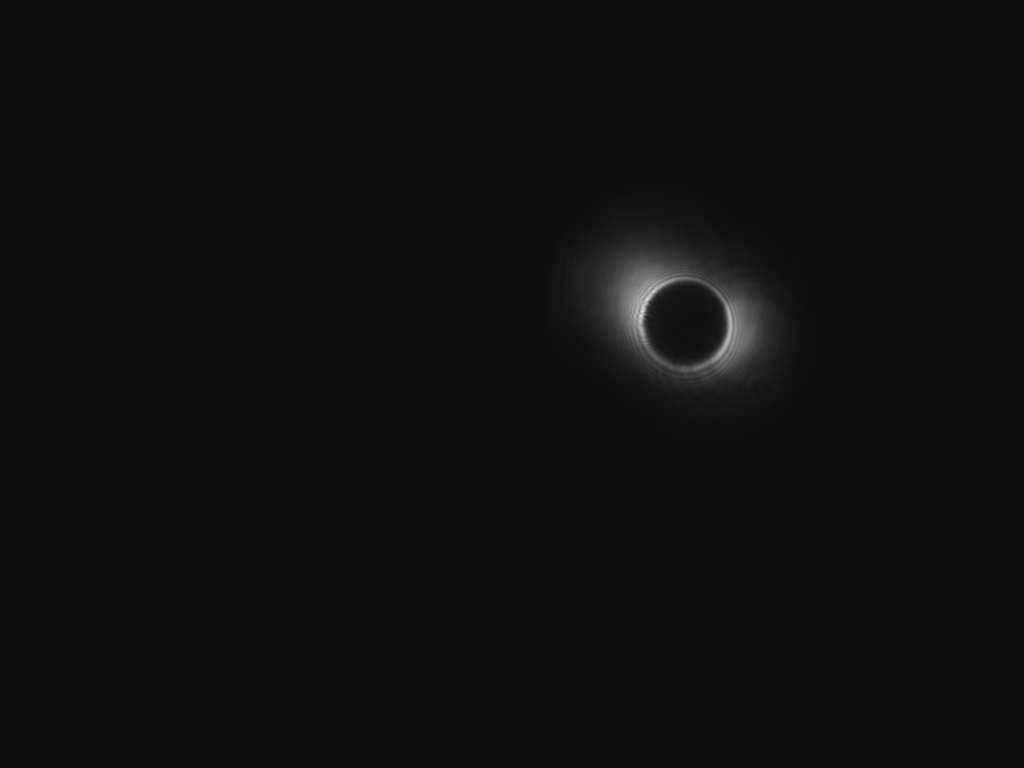
#> input picture Data/Applications_atto/Task11_holey_mirror.png, 2048 x 1536 px, found by its file name (shown at 1/2 size); the run also reads 1 picture not shown here
$ python 'attosecond report.py'
#> lines starting #> are read from the running program, lines starting #| are printed output that depends on the picture
# -*- coding: utf-8 -*-
"""
Created on Fri Dec 15 18:19:22 2023

@author: Owner
"""

from PIL import Image
import numpy as np
import matplotlib.pyplot as plt
from scipy.optimize import curve_fit
from matplotlib.gridspec import GridSpec
import pandas as pd
from mpl_toolkits.axes_grid1 import make_axes_locatable

plt.close('all')

image_path = 'Data\Applications_atto/Task11_holey_mirror.png'
img = Image.open(image_path)
#> img is the input picture: PIL image 2048x1536 L; min 14, max 229, mean 16.3
img.load()
data = np.asarray(img, dtype="int32")

sum_x=np.sum(data, axis=0)
#> sum_x = 2048 values, max 49602 at index 1283, min 22679 at index 41, mean 25042.7
sum_y=np.sum(data, axis=1)
#> sum_y = 1536 values, max 53544 at index 559, min 30090 at index 1515, mean 33390.3

norm_x=sum_x/max(sum_x)
#> norm_x = 2048 values, max 1 at index 1283, min 0.457 at index 41, mean 0.505
norm_y=sum_y/max(sum_y)
#> norm_y = 1536 values, max 1 at index 559, min 0.562 at index 1515, mean 0.624

len_x=np.arange(len(sum_x))
#> len_x = 2048 values from 0 to 2047
len_y=np.arange(len(sum_y))
#> len_y = 1536 values from 0 to 1535

# handing outliers: 1244 1488

def outliers(array):
    mod_array=array.copy()
#> mod_array has the same summary as norm_x outside outliers
    mod_array[1244:1488]=np.nan
    return mod_array

def outliers2(array):
    mod_array=array.copy()
#> mod_array has the same summary as norm_y outside outliers2
    mod_array[531:737]=np.nan
    return mod_array

norm_x_clean=outliers(norm_x)
norm_y_clean=outliers2(norm_y)
ratio=7/165

# curve fitting:
# define the model function:
def model_f(x, w_in, x0, A, B):
    return A*np.exp(-2*(x-x0)**2/(w_in**2))+B

valid_indices = ~np.isnan(norm_x_clean)

# curve fit:
popt, pcov=curve_fit(model_f, len_x[valid_indices], norm_x[valid_indices], p0=[221, 1378, 1, 0])
#> popt = [170.1, 1364.7, 0.806, 0.459]; pcov = [[0.0684, -0.000463, -0.000924, -4.9e-06], [-0.000463, 0.00435, 8.29e-06, 1.62e-08], [-0.000924, 8.29e-06, 1.38e-05, 4.37e-08], [-4.9e-06, 1.62e-08, 4.37e-08, 4.81e-09]]
w_opt, x0_opt, A_opt, B_opt=popt
#> w_opt = 170.1; x0_opt = 1364.7; A_opt = 0.806; B_opt = 0.459

x_model=np.arange(min(len_x), max(len_x)+1, 1)
#> x_model = 2048 values from 0 to 2047
y_model=model_f(x_model, w_opt, x0_opt, A_opt, B_opt)
#> y_model = 2048 values, max 1.26 at index 1365, min 0.459 at index 0, mean 0.543

valid_indices2 = ~np.isnan(norm_y_clean)

popt2, pcov2=curve_fit(model_f, len_y[valid_indices2], norm_y[valid_indices2], p0=[221, 500, 1, 0])
#> popt2 = [143.6, 628.8, 0.702, 0.568]; pcov2 = [[0.169, -0.00761, -0.00234, -1.46e-05], [-0.00761, 0.0116, 0.000142, 3.14e-07], [-0.00234, 0.000142, 3.59e-05, 1.33e-07], [-1.46e-05, 3.14e-07, 1.33e-07, 1.51e-08]]
w_opt2, x0_opt2, A_opt2, B_opt2=popt2
#> w_opt2 = 143.6; x0_opt2 = 628.8; A_opt2 = 0.702; B_opt2 = 0.568


x_model2=np.arange(min(len_y), max(len_y)+1, 1)
#> x_model2 = 1536 values from 0 to 1535
y_model2=model_f(x_model2, w_opt2, x0_opt2, A_opt2, B_opt2)
#> y_model2 = 1536 values, max 1.27 at index 629, min 0.568 at index 0, mean 0.65

# [25 lines of commented-out code are left out]

fig = plt.figure(figsize=(8, 8))
gs = GridSpec(2, 2, width_ratios=[4, 1], height_ratios=[4, 1])

# Plot sum along y axis
# Plot 2D Gaussian laser beam intensity
ax_intensity = fig.add_subplot(gs[0, 0])
cmap = plt.get_cmap('viridis')
im = ax_intensity.imshow(data, cmap=cmap)
# fig.colorbar(data, ax=ax_intensity, label='Intensity')

ax_sum_y = fig.add_subplot(gs[0, 1], sharey=ax_intensity)
ax_sum_y.scatter(norm_y_clean, np.arange(len(norm_y_clean)), edgecolors=None, s=3, c='blue', label="data")
ax_sum_y.plot(y_model2, np.arange(len(y_model2)), linestyle="dashed", color="red", label="fitting")
ax_sum_y.set_xlabel('Sum along X axis')

# Plot sum along x axis
ax_sum_x = fig.add_subplot(gs[1, 0], sharex=ax_intensity)
ax_sum_x.scatter(np.arange(len(norm_x_clean)), norm_x_clean, edgecolors=None, s=3, c='blue', label="data")
ax_sum_x.plot(y_model, linestyle="dashed", label="fitting")
ax_sum_x.set_ylabel('Sum along Y axis')
ax_sum_x.set_xlabel('pixel')

# Remove x and y axis labels for the shared axes
# plt.setp(ax_intensity.get_xticklabels(), visible=False)
# plt.setp(ax_intensity.get_yticklabels(), visible=False)
plt.setp(ax_sum_y.get_yticklabels(), visible=False)
# plt.setp(ax_sum_x.get_xticklabels(), visible=False)

ax_sum_y.legend(loc='upper left')
ax_sum_x.legend(loc='upper left')
plt.savefig('images/images_atto/Gaussian_fitting.png')
#> figure, not shown here; panel 3: curve peaks at x = 1365, y = 1.26

plt.show()

# =============================================================================
# 12. Cutoff energy calculation
# =============================================================================
w_in=7.2    #mm
lmbda0=1030   #in nm
f=900         #in mm
w=lmbda0*f/(np.pi*w_in)      #in nm

w1=w*1e-7    #in sm
tau=40e-15        #in s
E_n=1e-3          # J

I0=2*E_n*np.sqrt((4*np.log(2))/np.pi)/(tau*w1**2*np.pi)

lmbda=lmbda0*1e-3    #in um

r=w/2

I_L=I0*np.exp(-2*r**2/w**2)
I_L1=I0*(1-0.4)

Up=9.33*1e-14*I_L1*lmbda**2    # in eV

Ip=15.76   #eV

E_cut=Ip+3.2*Up

Up0=9.33*1e-14*I0*lmbda**2    # in eV

E_cut0=Ip+3.2*Up0


# =============================================================================
# 13
# =============================================================================

img0 = Image.open('Data\Applications_atto/Task13_nofilter.png')
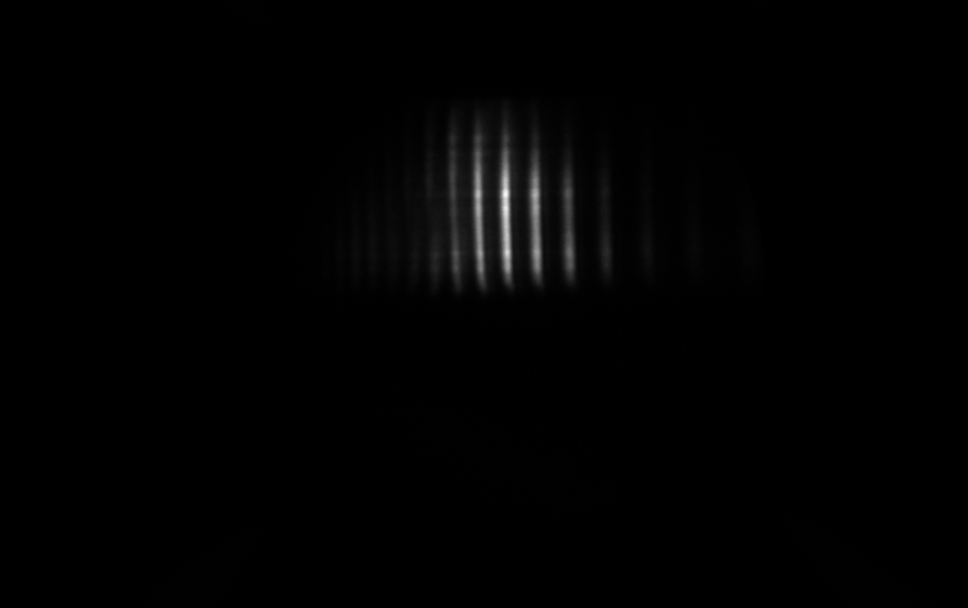
#> input picture Data/Applications_atto/Task13_nofilter.png, 1936 x 1216 px, found by its file name (shown at 1/2 size)
#> img0 is the input picture: PIL image 1936x1216 I;16; min 4, max 1397, mean 18.5
img0.load()
no_filter_data = np.asarray(img0, dtype="int32")


img1 = Image.open('Data\Applications_atto/Task13_Mgfilter.png')
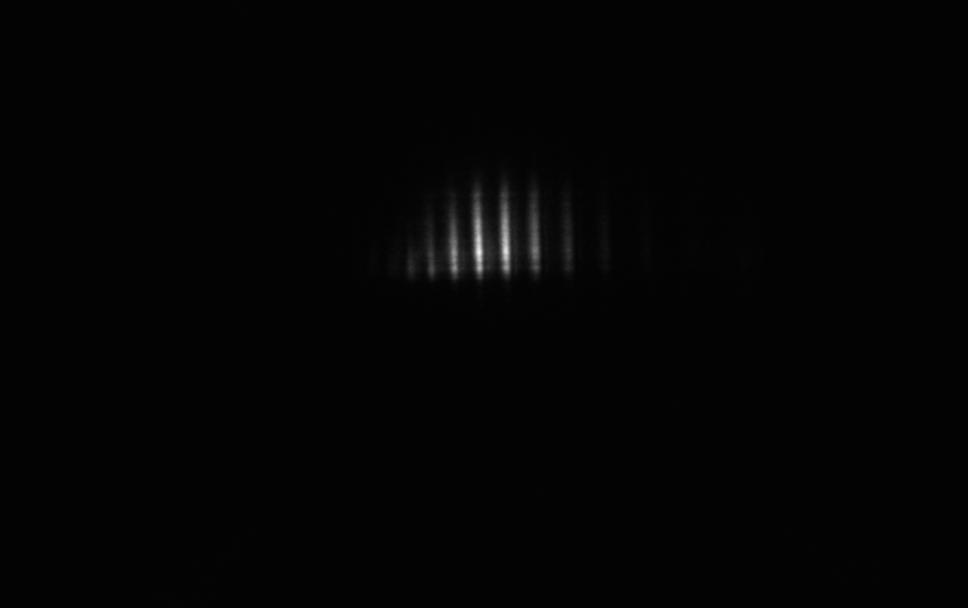
#> input picture Data/Applications_atto/Task13_Mgfilter.png, 1936 x 1216 px, found by its file name (shown at 1/2 size)
#> img1 is the input picture: PIL image 1936x1216 I;16; min 3, max 368, mean 9.4
img1.load()
mg_filter_data = np.asarray(img1, dtype="int32")


img2 = Image.open('Data\Applications_atto/Task13_Tefilter.png')
img2.load()
te_filter_data = np.asarray(img2, dtype="int32")
# [25 lines of commented-out code are left out]

bgrd_no_filter=no_filter_data[0:396, 0:400]
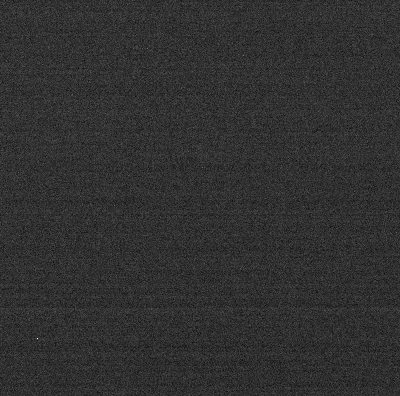
#> bgrd_no_filter: shape (396, 400) int32; min 4, max 25, mean 8; drawn with min black and max white
bgrd_mg_filter=mg_filter_data[0:396, 0:400]
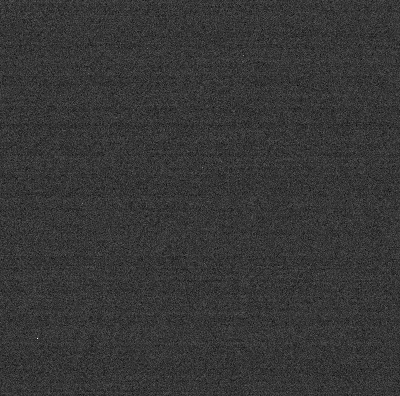
#> bgrd_mg_filter: shape (396, 400) int32; min 4, max 23, mean 8.1; drawn with min black and max white
bgrd_te_filter=te_filter_data[0:396, 0:400]
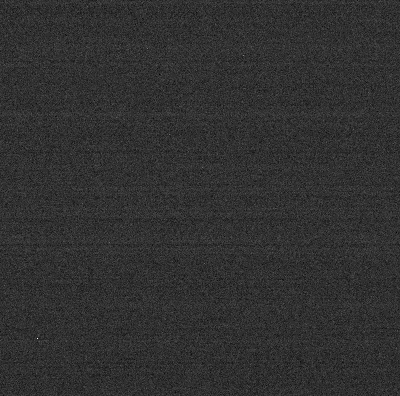
#> bgrd_te_filter: shape (396, 400) int32; min 4, max 25, mean 8.1; drawn with min black and max white

# [15 lines of commented-out code are left out]

avg_no_filter=np.mean(np.mean(bgrd_no_filter, axis=1))
#> avg_no_filter = 8.05
avg_mg_filter=np.mean(np.mean(bgrd_mg_filter, axis=1))
#> avg_mg_filter = 8.06
avg_te_filter=np.mean(np.mean(bgrd_te_filter, axis=1))
#> avg_te_filter = 8.05

no_ftr_c=no_filter_data-avg_no_filter
mg_ftr_c=mg_filter_data-avg_mg_filter
te_ftr_c=te_filter_data-avg_te_filter

sumX_no=np.sum(no_ftr_c, axis=0)
#> sumX_no = 1936 values, max 267425.9 at index 1012, min -77.12 at index 180, mean 12697.1
sumY_no=np.sum(no_ftr_c, axis=1)
#> sumY_no = 1216 values, max 107268.5 at index 504, min -164.5 at index 55, mean 20215.1

sumX_mg=np.sum(mg_ftr_c, axis=0)
#> sumX_mg = 1936 values, max 36801 at index 957, min -96.01 at index 122, mean 1583.8
sumY_mg=np.sum(mg_ftr_c, axis=1)
#> sumY_mg = 1216 values, max 25971.4 at index 506, min -739.6 at index 125, mean 2521.6

sumX_te=np.sum(te_ftr_c, axis=0)
#> sumX_te = 1936 values, max 54548.4 at index 1012, min -83.56 at index 1935, mean 2279.6
sumY_te=np.sum(te_ftr_c, axis=1)
#> sumY_te = 1216 values, max 22398.6 at index 503, min -606.4 at index 1011, mean 3629.4

x=np.arange(1, len(sumX_no)+1, 1)
#> x = 1936 values from 1 to 1936
y=np.arange(1, len(sumY_no)+1, 1)
#> y = 1216 values from 1 to 1216
#converting pixels to mm
x_mm=x*ratio
#> x_mm = 1936 values from 0.0424 to 82.13
y_mm=y*ratio
#> y_mm = 1216 values from 0.0424 to 51.59
# [46 lines of commented-out code are left out]

fig = plt.figure(figsize=(8, 8))
gs = GridSpec(2, 2, width_ratios=[4, 1], height_ratios=[4, 1])

# Plot sum along y axis
dimx, dimy=np.shape(no_ftr_c)
#> dimx = 1216; dimy = 1936
ax_intensity = fig.add_subplot(gs[0, 0])
cmap = plt.get_cmap('viridis')
im = ax_intensity.imshow(no_ftr_c, cmap=cmap)
# fig.colorbar(data, ax=ax_intensity, label='Intensity')

# along y
ax_sum_y = fig.add_subplot(gs[0, 1], sharey=ax_intensity)
ax_sum_y.plot(sumY_no, np.arange(len(sumY_no)), color="Green")
ax_sum_y.set_xlabel('Sum along X axis')

# Plot sum along x axis
ax_sum_x = fig.add_subplot(gs[1, 0], sharex=ax_intensity)
ax_sum_x.plot(sumX_no)
ax_sum_x.set_ylabel('Sum along Y axis')
ax_sum_x.set_xlabel('pixel')
ax_intensity.set_title('No filter FFS backgound subtracted image')
ax_intensity.hlines(y=187, xmin=622, xmax=1312, linewidth=2, color='r', linestyle="dashed")
ax_intensity.hlines(y=622, xmin=622, xmax=1312, linewidth=2, color='r', linestyle="dashed")
ax_intensity.vlines(x=622, ymin=187, ymax=622, linewidth=2, color='r', linestyle="dashed")
ax_intensity.vlines(x=1312, ymin=187, ymax=622, linewidth=2, color='r', linestyle="dashed")

# Remove x and y axis labels for the shared axes
# plt.setp(ax_intensity.get_xticklabels(), visible=False)
# plt.setp(ax_intensity.get_yticklabels(), visible=False)
plt.setp(ax_sum_y.get_yticklabels(), visible=False)
# plt.setp(ax_sum_x.get_xticklabels(), visible=False)

plt.savefig('images/images_atto/FFS_image_no_filter.png')
#> figure, not shown here; panel 3: curve peaks at x = 1012, y = 267425.9

plt.show()

# =============================================================================
# for mg
# =============================================================================
fig = plt.figure(figsize=(8, 8))
gs = GridSpec(2, 2, width_ratios=[4, 1], height_ratios=[4, 1])

# Plot sum along y axis
dimx, dimy=np.shape(no_ftr_c)
ax_intensity = fig.add_subplot(gs[0, 0])
cmap = plt.get_cmap('viridis')
im = ax_intensity.imshow(mg_ftr_c, cmap=cmap)
# fig.colorbar(data, ax=ax_intensity, label='Intensity')

# along y
ax_sum_y = fig.add_subplot(gs[0, 1], sharey=ax_intensity)
ax_sum_y.plot(sumY_mg, np.arange(len(sumY_mg)), color="Blue")
ax_sum_y.set_xlabel('Sum along X axis')

# Plot sum along x axis
ax_sum_x = fig.add_subplot(gs[1, 0], sharex=ax_intensity)
ax_sum_x.plot(sumX_mg, color="orange")
ax_sum_x.set_ylabel('Sum along Y axis')
ax_sum_x.set_xlabel('pixel')
ax_intensity.set_title('Mg filter FFS backgound subtracted image')
ax_intensity.hlines(y=187, xmin=622, xmax=1312, linewidth=2, color='r', linestyle="dashed")
ax_intensity.hlines(y=622, xmin=622, xmax=1312, linewidth=2, color='r', linestyle="dashed")
ax_intensity.vlines(x=622, ymin=187, ymax=622, linewidth=2, color='r', linestyle="dashed")
ax_intensity.vlines(x=1312, ymin=187, ymax=622, linewidth=2, color='r', linestyle="dashed")

# Remove x and y axis labels for the shared axes
# plt.setp(ax_intensity.get_xticklabels(), visible=False)
# plt.setp(ax_intensity.get_yticklabels(), visible=False)
plt.setp(ax_sum_y.get_yticklabels(), visible=False)
# plt.setp(ax_sum_x.get_xticklabels(), visible=False)

plt.savefig('images/images_atto/FFS_image_mg.png')
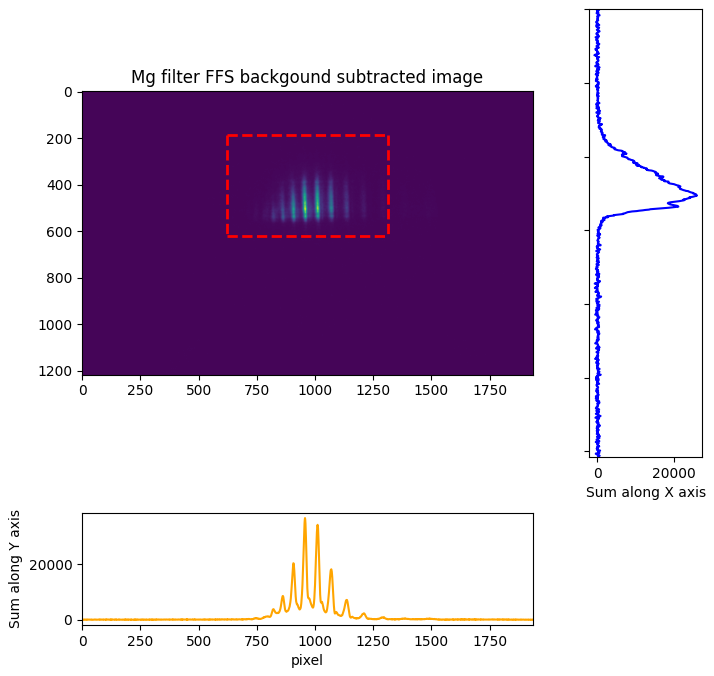
#> figure drawn by matplotlib, 3 panels; panel 3: curve peaks at x = 957, y = 36801

plt.show()

# =============================================================================
# Te
# =============================================================================

fig = plt.figure(figsize=(8, 8))
gs = GridSpec(2, 2, width_ratios=[4, 1], height_ratios=[4, 1])

# Plot sum along y axis
dimx, dimy=np.shape(no_ftr_c)
ax_intensity = fig.add_subplot(gs[0, 0])
cmap = plt.get_cmap('viridis')
im = ax_intensity.imshow(te_ftr_c, cmap=cmap)
# fig.colorbar(data, ax=ax_intensity, label='Intensity')

# along y
ax_sum_y = fig.add_subplot(gs[0, 1], sharey=ax_intensity)
ax_sum_y.plot(sumY_te, np.arange(len(sumY_te)), color="Blue")
ax_sum_y.set_xlabel('Sum along X axis')

# Plot sum along x axis
ax_sum_x = fig.add_subplot(gs[1, 0], sharex=ax_intensity)
ax_sum_x.plot(sumX_te, color="green")
ax_sum_x.set_ylabel('Sum along Y axis')
ax_sum_x.set_xlabel('pixel')
ax_intensity.set_title('Te filter FFS backgound subtracted image')
ax_intensity.hlines(y=187, xmin=622, xmax=1312, linewidth=2, color='r', linestyle="dashed")
ax_intensity.hlines(y=622, xmin=622, xmax=1312, linewidth=2, color='r', linestyle="dashed")
ax_intensity.vlines(x=622, ymin=187, ymax=622, linewidth=2, color='r', linestyle="dashed")
ax_intensity.vlines(x=1312, ymin=187, ymax=622, linewidth=2, color='r', linestyle="dashed")
# Remove x and y axis labels for the shared axes
# plt.setp(ax_intensity.get_xticklabels(), visible=False)
# plt.setp(ax_intensity.get_yticklabels(), visible=False)
plt.setp(ax_sum_y.get_yticklabels(), visible=False)
# plt.setp(ax_sum_x.get_xticklabels(), visible=False)

plt.savefig('images/images_atto/FFS_image_te.png')
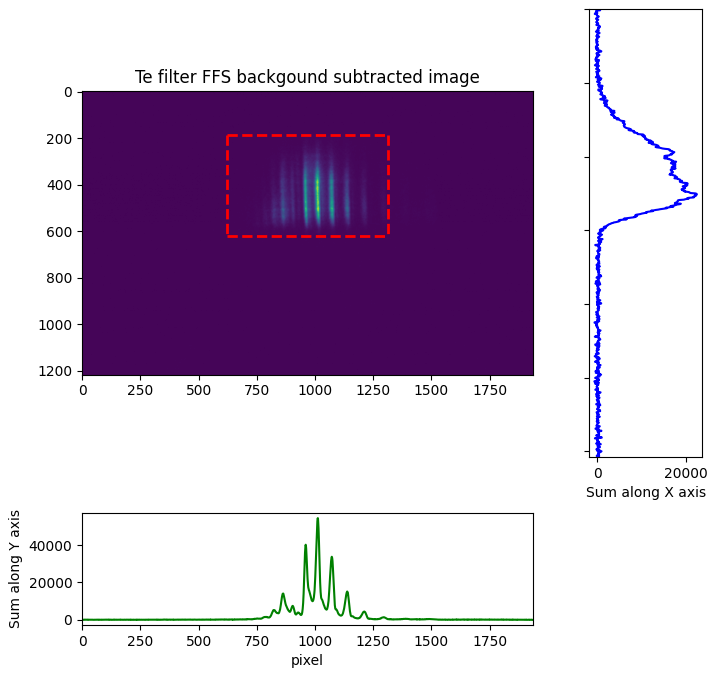
#> figure drawn by matplotlib, 3 panels; panel 3: curve peaks at x = 1012, y = 54548.4

plt.show()


# =============================================================================
# Finding transmission T
# =============================================================================
#spatially integrating the data:
#187:608 for no filter, for w: 622:1537
#314:608 for mg filter, for w: 724:1318
#186:622 for te filter, for w: 767:1312
# 622:1312


x_no=np.arange(622, 1312, 1)

#Spatially integrating the data:
S_no=sumY_no[187:622]
#> S_no = 435 values, max 107268.5 at index 317, min 797.5 at index 0, mean 55056.1

S_mg=sumY_mg[187:622]
#> S_mg = 435 values, max 25971.4 at index 319, min -368.6 at index 22, mean 6854.1

S_te=sumY_te[187:622]
#> S_te = 435 values, max 22398.6 at index 316, min -24.38 at index 10, mean 9818.6

#SpEctrally integrating the data:

S_w_no=sumX_no[622:1312]
#> S_w_no = 690 values, max 267425.9 at index 390, min 963.9 at index 12, mean 34522.2

S_w_mg=sumX_mg[622:1312]
#> S_w_mg = 690 values, max 36801 at index 335, min -35.01 at index 1, mean 4344

S_w_te=sumX_te[622:1312]
#> S_w_te = 690 values, max 54548.4 at index 390, min 29.44 at index 6, mean 6246.8


#> (the run stopped early here; a loop or call above may not have finished)
